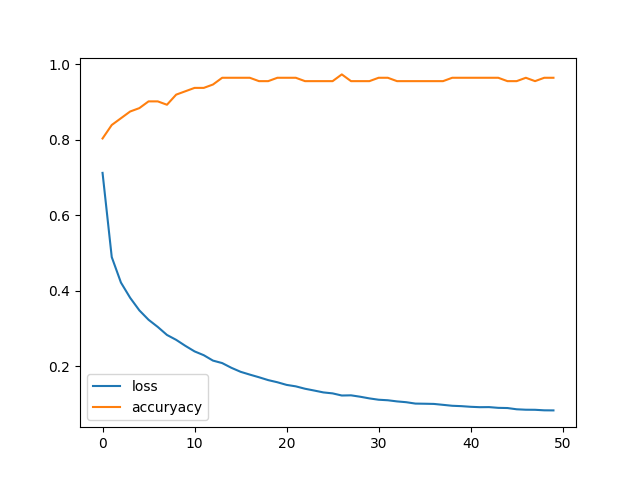

Python code for this plot:
import numpy as np
from sklearn import datasets
from sklearn import preprocessing
from tensorflow.keras.utils import to_categorical

# データセットのロード
iris = datasets.load_iris()
print(iris.data[:10])
print(iris.data.shape)
print(iris.target)

# データのスケーリング
scaler = preprocessing.StandardScaler()
scaler.fit(iris.data)
x = scaler.transform(iris.data)
print(x[:10])

# ラベルのone-hotエンコーディング
t = to_categorical(iris.target)
print(t[:10])


from sklearn.model_selection import train_test_split

x_train, x_test, t_train, t_test = train_test_split(x, t, train_size=0.75)

from tensorflow.keras.models import Sequential
from tensorflow.keras.layers import Dense, Activation

model= Sequential()
model.add(Dense(1024, input_dim=4))
model.add(Activation('tanh'))
model.add(Dense(1024))
model.add(Activation('tanh'))
model.add(Dense(3))
model.add(Activation('softmax'))
model.compile(optimizer='sgd', loss='categorical_crossentropy',metrics=['accuracy'])
print(model.summary())

history = model.fit(x_train,t_train,epochs=50,batch_size=4)

import matplotlib.pyplot as plt

hist_loss = history.history['loss']
hist_acc = history.history['accuracy']

plt.plot(np.arange(len(hist_loss)),hist_loss,label='loss')
plt.plot(np.arange(len(hist_acc)),hist_acc,label='accuryacy')
plt.legend()

plt.savefig('4.2.2.png')


loss, accuracy = model.evaluate(x_test, t_test)
print("誤差:",loss,"精度",accuracy)


y_test = model.predict(x_test)
print(y_test[:10])

from tensorflow.keras.models import load_model

model.save('model.h5')
load_model('model.h5')